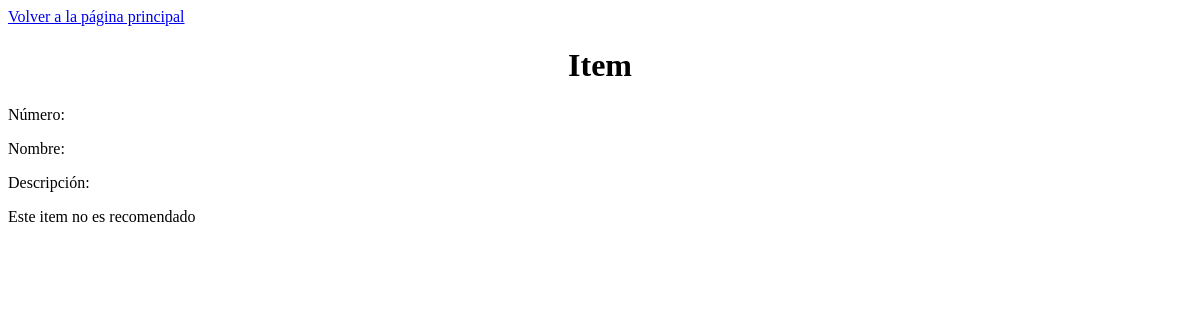
Page /item/2 on the earlier database version.
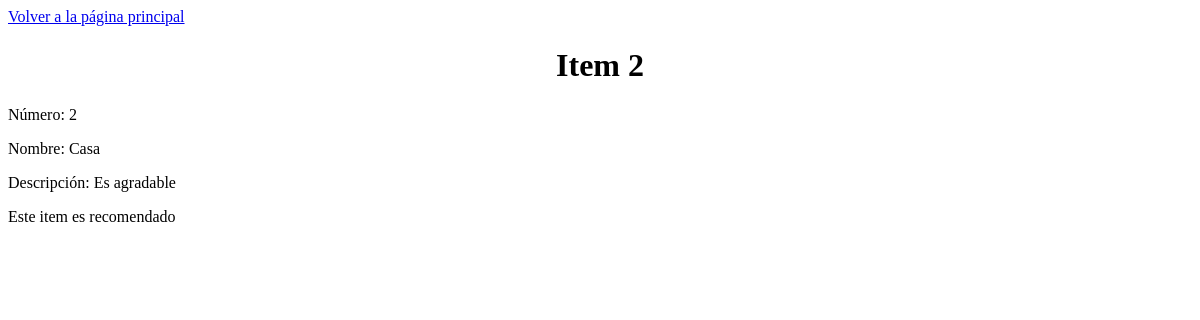
Same page on the later database version.
### modelos.py (models this page shows)
class Item(Base):
    __tablename__  = "items"
    id = Column(Integer, primary_key=True)
    nombre = Column(String, index=True)
    descripcion = Column(String, index=True)
    recomendado = Column(Boolean, index=True)

### main.py (the view)
@app.get('/item/{id}', response_model=schemas.Item)
async def encontrar_item(request: Request, id : int, bd: Session = Depends(get_bd)):
    item = crud.buscar_item(bd, id)
    return templates.TemplateResponse(
        request=request, name='unico.html', context={'item': item}
    )

### templates/unico.html (shortened to what this page needs)
<!DOCTYPE html>
<html lang="en">
<head>
    <link rel="stylesheet" href="{{ url_for('static', path='../static/styles.css') }}">
</head>
<body>
    <a href="/items">Volver a la página principal</a>
    <h1>Item {{ item.id }}</h1>
    <p>Número: {{ item.id }}</p>
    <p>Nombre: {{ item.nombre }}</p>
    <p>Descripción: {{ item.descripcion }}</p>
    {% if item.recomendado %}
    <p>Este item es recomendado</p>
    {% else %}
    <p>Este item no es recomendado</p>
    {% endif %}
</body>
</html>

Differences in the rows shown:
added Item: id "2", nombre "Casa", descripcion "Es agradable"
Other differences:
text no longer shown: "Este item no es recomendado"
text now shown: "Este item es recomendado"
